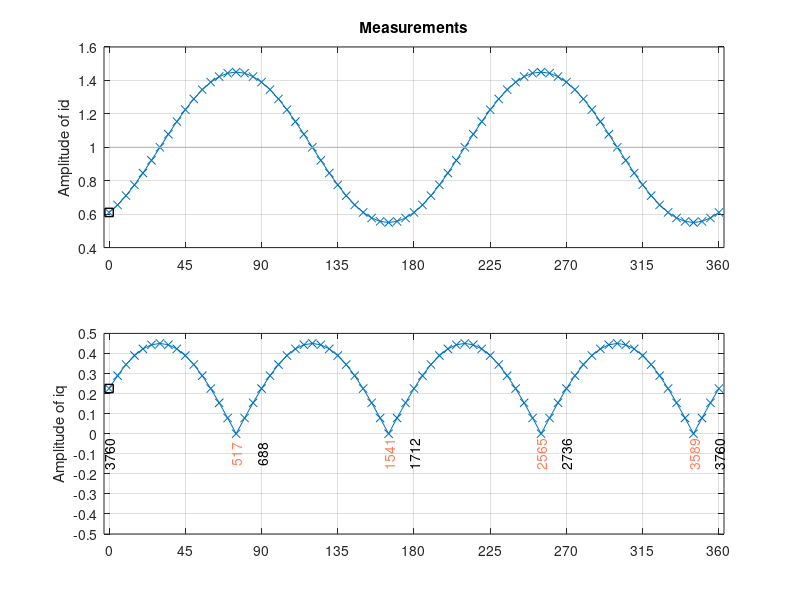

This chart was generated by the following MATLAB code:
clear;
close all;
clc;
format compact;

deg2rad = 2*pi/360;

deg_label = 0:90:360;

rtr_ini = 3760;
rtr_label = deg_label/360*4096 + rtr_ini;
rtr_label(rtr_label>4096) = rtr_label(rtr_label>4096) - 4096;

deg_zero = deg_label(2:end) - 15;
rtr_zero = deg_zero/360*4096 + rtr_ini;
rtr_zero(rtr_zero>4096) = rtr_zero(rtr_zero>4096) - 4096;

%% ========================================================================
amp = 0.45;

% The correct amplitude of id & iq
deg = 0:5:360;
d = 1 + amp*cos(2*deg*deg2rad);
q = amp*sin(2*deg*deg2rad);

 % Error due to friction
deg2 = deg + 15;
d2 = 1 + amp*cos(2*deg2*deg2rad);
q2 = amp*sin(2*deg2*deg2rad);

% Discrepancy due to dq-coord definition (these are the experimental results)
deg3 = deg2 + 90;
d3 = 1 + amp*cos(2*deg3*deg2rad);
q3 = abs(q2);

% % ==============================
% figure(100); clf;
% subplot(2,1,1); hold on; box on;
% plot(deg, d, 'o-');
% plot([0 360], [1 1], 'color', [1 1 1]*0.7);
% grid on;
% xlim([-3 363]);
% set(gca, 'xtick', 0:45:360);
% ylabel('Amplitude of id');
% 
% subplot(2,1,2); hold on; box on;
% plot(deg, q, 'o-');
% grid on;
% xlim([-3 363]);
% set(gca, 'xtick', 0:45:360);
% ylim([-1 1]*0.5);
% set(gca, 'ytick', -0.5:0.1:0.5);
% ylabel('Amplitude of iq');
% 
% % ==============================
% figure(101); clf;
% subplot(2,1,1); hold on; box on;
% plot(deg, d2, 's-');
% plot([0 360], [1 1], 'color', [1 1 1]*0.7);
% grid on;
% xlim([-3 363]);
% set(gca, 'xtick', 0:45:360);
% ylabel('Amplitude of id');
% title('Shift by 15 deg (Friction)');
% 
% subplot(2,1,2); hold on; box on;
% plot(deg, q2, 's-');
% grid on;
% xlim([-3 363]);
% set(gca, 'xtick', 0:45:360);
% ylim([-1 1]*0.5);
% set(gca, 'ytick', -0.5:0.1:0.5);
% ylabel('Amplitude of iq');

% % ==============================
% figure(102); clf;
% subplot(2,1,1); hold on; box on;
% plot(deg, d3, 'x-');
% plot([0 360], [1 1], 'color', [1 1 1]*0.7);
% grid on;
% xlim([-3 363]);
% set(gca, 'xtick', 0:45:360);
% ylabel('Amplitude of id');
% title('Shift by 90 deg (dq-Cord. Definition)');
% 
% subplot(2,1,2); hold on; box on;
% plot(deg, q3, 'x-');
% grid on;
% xlim([-3 363]);
% set(gca, 'xtick', 0:45:360);
% ylim([-1 1]*0.5);
% set(gca, 'ytick', -0.5:0.1:0.5);
% ylabel('Amplitude of iq');


%% ========================================================================
% % Creat abnormality as reference
% d3(1) = d3(1)+0.075; d3(16) = d3(16)+0.05;
% q3(1) = q3(1)+0.075; q3(7)  = q3(7) +0.05; 

figure(1); clf;
subplot(2,1,1); hold on; box on;
plot(deg, d3, 'x-');
plot(deg(1), d3(1), 'sk', 'linewidth', 1);
plot([0 360], [1 1], 'color', [1 1 1]*0.7);
grid on;
xlim([-3 363]);
set(gca, 'xtick', 0:45:360);
ylabel('Amplitude of id');
title('Measurements');

subplot(2,1,2); hold on; box on;
plot(deg, q3, 'x-');
plot(deg(1), q3(1), 'sk', 'linewidth', 1);
grid on;
xlim([-3 363]);
set(gca, 'xtick', 0:45:360);
ylim([-1 1]*0.5);
set(gca, 'ytick', -0.5:0.1:0.5);
ylabel('Amplitude of iq');

for i = 1:length(deg_label)
    text(deg_label(i), -0.1, num2str(rtr_label(i)), 'rotation', 90, 'horizontalalignment', 'center');
end
for i = 1:length(deg_zero)
    text(deg_zero(i), -0.1, num2str(rtr_zero(i), '%4.0f'), 'color', [1 0.5 0.35], 'rotation', 90, 'horizontalalignment', 'center');
end

% % ==============================
% % Shift 15 deg to correct friction
% d4 = circshift(d3, 3, 2);
% q4 = circshift(q3, 3, 2);
% 
% figure(2); clf;
% subplot(2,1,1); hold on; box on;
% plot(deg, d4, 'x-');
% plot(deg(1)+15, d3(1), 'sk', 'linewidth', 1);
% plot([0 360], [1 1], 'color', [1 1 1]*0.7);
% grid on;
% xlim([-3 363]);
% set(gca, 'xtick', 0:45:360);
% ylabel('Amplitude of id');
% 
% subplot(2,1,2); hold on; box on;
% plot(deg, q4, 'x-');
% plot(deg(1)+15, q3(1), 'sk', 'linewidth', 1);
% grid on;
% xlim([-3 363]);
% set(gca, 'xtick', 0:45:360);
% ylim([-1 1]*0.5);
% set(gca, 'ytick', -0.5:0.1:0.5);
% ylabel('Amplitude of iq');
% 
% for i = 1:length(deg_label)
%     text(deg_label(i) + 15, -0.1, num2str(rtr_label(i)), 'rotation', 90, 'horizontalalignment', 'center');
% end
% for i = 1:length(deg_zero)
%     text(deg_zero(i) + 15, -0.1, num2str(rtr_zero(i), '%4.0f'), 'color', [1 0.5 0.35], 'rotation', 90, 'horizontalalignment', 'center');
% end
% 
% % ==============================
% % Shift 90 deg to correct dq-coord definition
% d5 = circshift(d4, 18, 2);
% q5 = circshift(q4, 18, 2);
% 
% figure(3); clf;
% subplot(2,1,1); hold on; box on;
% plot(deg, d5, 'x-');
% plot(deg(1)+15+90, d3(1), 'sk', 'linewidth', 1);
% plot([0 360], [1 1], 'color', [1 1 1]*0.7);
% grid on;
% xlim([-3 363]);
% set(gca, 'xtick', 0:45:360);
% ylabel('Amplitude of id');
% 
% subplot(2,1,2); hold on; box on;
% plot(deg, q5, 'x-');
% plot(deg(1)+15+90, q3(1), 'sk', 'linewidth', 1);
% grid on;
% xlim([-3 363]);
% set(gca, 'xtick', 0:45:360);
% ylim([-1 1]*0.5);
% set(gca, 'ytick', -0.5:0.1:0.5);
% ylabel('Amplitude of iq');
% 
% for i = 1:length(deg_label)
%     text(deg_label(i) + 15 + 90, -0.1, num2str(rtr_label(i)), 'rotation', 90, 'horizontalalignment', 'center');
% end
% for i = 1:length(deg_zero)
%     text(deg_zero(i) + 15 + 90, -0.1, num2str(rtr_zero(i), '%4.0f'), 'color', [1 0.5 0.35], 'rotation', 90, 'horizontalalignment', 'center');
% end
